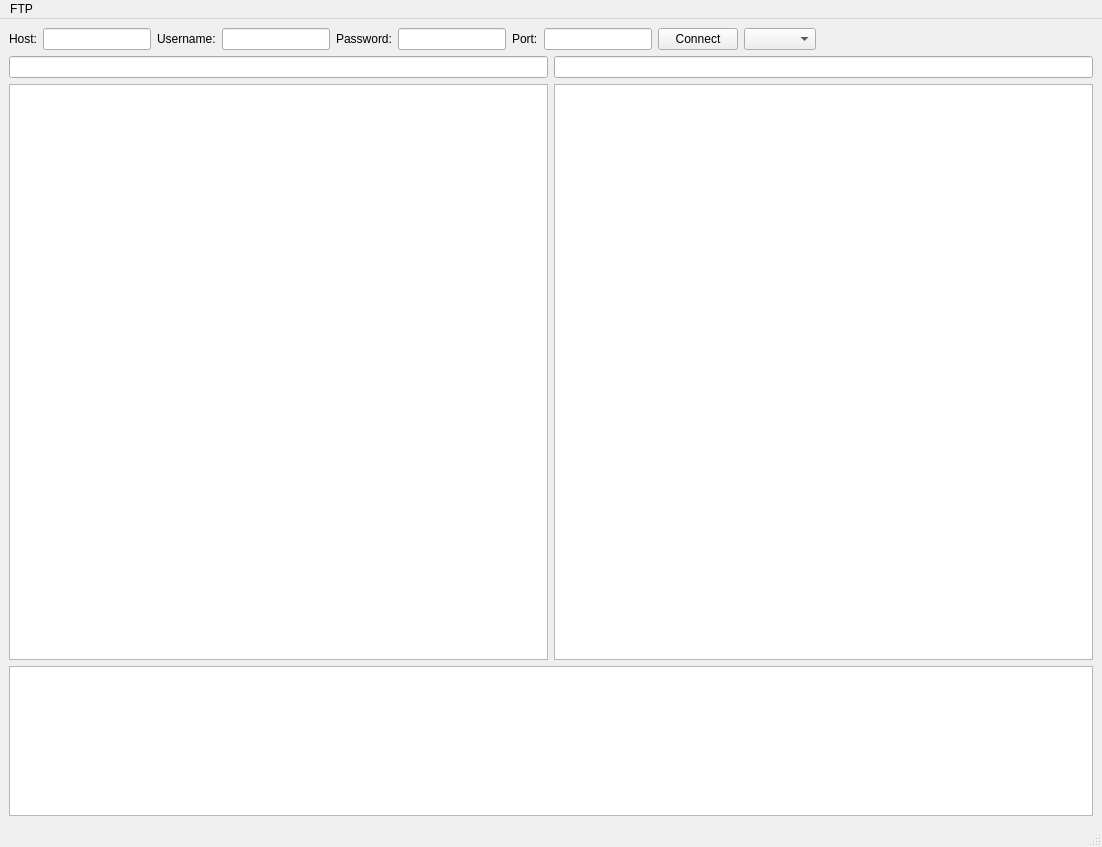
<?xml version="1.0" encoding="UTF-8"?>
<ui version="4.0">
 <class>FtpMainWindow</class>
 <widget class="QMainWindow" name="FtpMainWindow">
  <property name="geometry">
   <rect>
    <x>0</x>
    <y>0</y>
    <width>1102</width>
    <height>847</height>
   </rect>
  </property>
  <property name="windowTitle">
   <string>MainWindow</string>
  </property>
  <widget class="QWidget" name="centralwidget">
   <layout class="QVBoxLayout" name="verticalLayout_2">
    <item>
     <layout class="QVBoxLayout" name="verticalLayout">
      <item>
       <layout class="QGridLayout" name="gridLayout_3">
        <item row="2" column="0">
         <widget class="QTableView" name="tableView">
          <property name="maximumSize">
           <size>
            <width>16777215</width>
            <height>150</height>
           </size>
          </property>
         </widget>
        </item>
        <item row="0" column="0">
         <layout class="QGridLayout" name="gridLayout_2">
          <item row="0" column="12">
           <spacer name="horizontalSpacer">
            <property name="orientation">
             <enum>Qt::Horizontal</enum>
            </property>
            <property name="sizeHint" stdset="0">
             <size>
              <width>40</width>
              <height>20</height>
             </size>
            </property>
           </spacer>
          </item>
          <item row="0" column="11">
           <spacer name="horizontalSpacer_2">
            <property name="orientation">
             <enum>Qt::Horizontal</enum>
            </property>
            <property name="sizeHint" stdset="0">
             <size>
              <width>40</width>
              <height>20</height>
             </size>
            </property>
           </spacer>
          </item>
          <item row="0" column="8">
           <widget class="QPushButton" name="btnConnect">
            <property name="text">
             <string>Connect</string>
            </property>
           </widget>
          </item>
          <item row="0" column="1">
           <widget class="QLineEdit" name="lineEditHost"/>
          </item>
          <item row="0" column="6">
           <widget class="QLabel" name="labelPort">
            <property name="text">
             <string>Port:</string>
            </property>
           </widget>
          </item>
          <item row="0" column="2">
           <widget class="QLabel" name="labelUsername">
            <property name="text">
             <string>Username:</string>
            </property>
           </widget>
          </item>
          <item row="0" column="4">
           <widget class="QLabel" name="labelPassword">
            <property name="text">
             <string>Password:</string>
            </property>
           </widget>
          </item>
          <item row="0" column="7">
           <widget class="QLineEdit" name="lineEditPort"/>
          </item>
          <item row="0" column="0">
           <widget class="QLabel" name="labelHost">
            <property name="text">
             <string>Host:</string>
            </property>
           </widget>
          </item>
          <item row="0" column="3">
           <widget class="QLineEdit" name="lineEditUsername"/>
          </item>
          <item row="0" column="5">
           <widget class="QLineEdit" name="lineEditPassword"/>
          </item>
          <item row="0" column="10">
           <spacer name="horizontalSpacer_3">
            <property name="orientation">
             <enum>Qt::Horizontal</enum>
            </property>
            <property name="sizeHint" stdset="0">
             <size>
              <width>40</width>
              <height>20</height>
             </size>
            </property>
           </spacer>
          </item>
          <item row="0" column="9">
           <widget class="QComboBox" name="comboBoxRecent"/>
          </item>
         </layout>
        </item>
        <item row="1" column="0">
         <layout class="QGridLayout" name="gridLayout">
          <item row="1" column="1">
           <widget class="QTreeView" name="treeViewRemote"/>
          </item>
          <item row="1" column="0">
           <widget class="QTreeView" name="treeViewLocal"/>
          </item>
          <item row="0" column="0">
           <widget class="QLineEdit" name="lineEditLocal"/>
          </item>
          <item row="0" column="1">
           <widget class="QLineEdit" name="lineEditRemote"/>
          </item>
         </layout>
        </item>
       </layout>
      </item>
     </layout>
    </item>
   </layout>
  </widget>
  <widget class="QMenuBar" name="menubar">
   <property name="geometry">
    <rect>
     <x>0</x>
     <y>0</y>
     <width>1102</width>
     <height>21</height>
    </rect>
   </property>
   <widget class="QMenu" name="menuFTP">
    <property name="title">
     <string>FTP</string>
    </property>
    <addaction name="actionConnections"/>
   </widget>
   <addaction name="menuFTP"/>
  </widget>
  <widget class="QStatusBar" name="statusbar"/>
  <action name="actionConnections">
   <property name="text">
    <string>Connections</string>
   </property>
  </action>
 </widget>
 <resources/>
 <connections/>
</ui>
